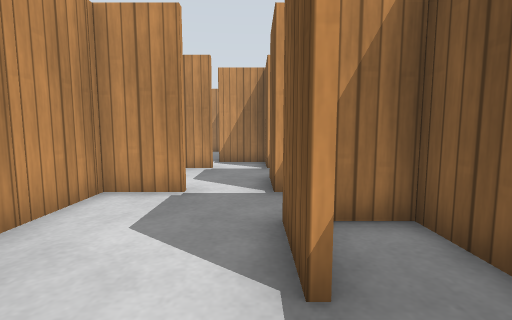
[1] (above)

24 first-person views from a walk through a robot-simulator world made for Gazebo. The camera is 0.68 m above the floor, tilts 6° down and sees 85° across. The floor is counted in squares, 0.5 m on a side. Each view is taken from the middle of a square. On the plan, view 1 faces up. The plan holds only what a view shows up to about 13 squares ahead; the rest is blank. Gazebo's built-in surfaces are drawn with simple patterns.

[2]
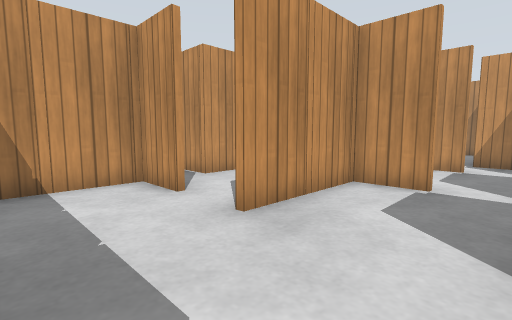

[3]
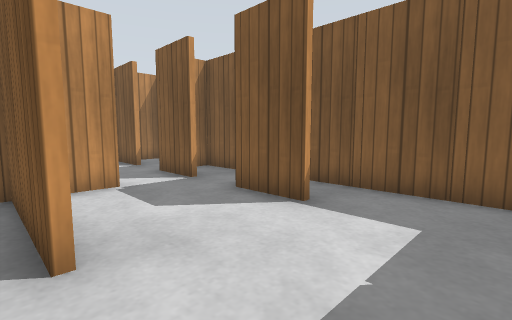

[4]
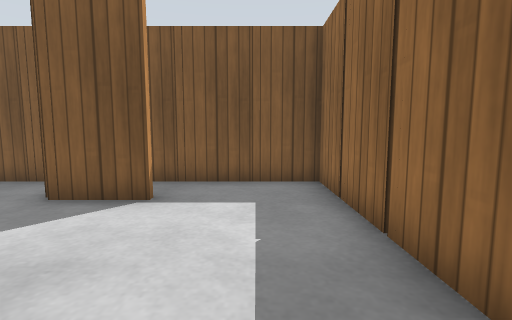

[5]
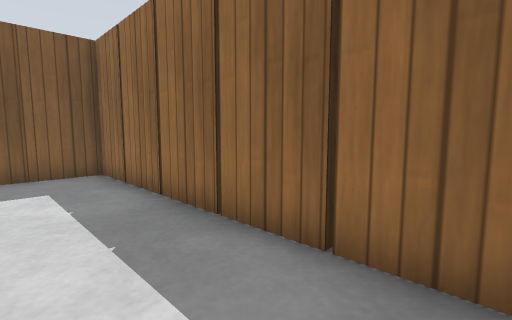

[6]
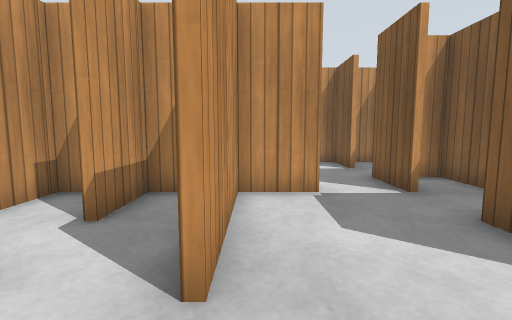

[7]
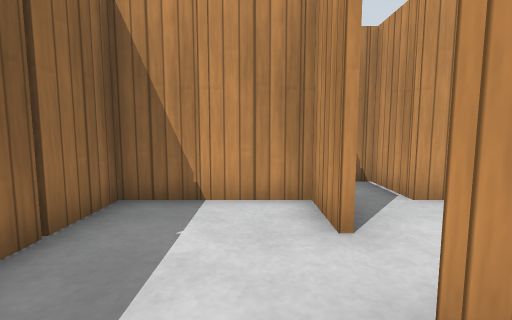

[8]
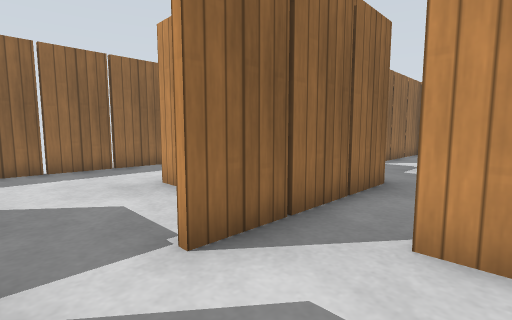

[9]
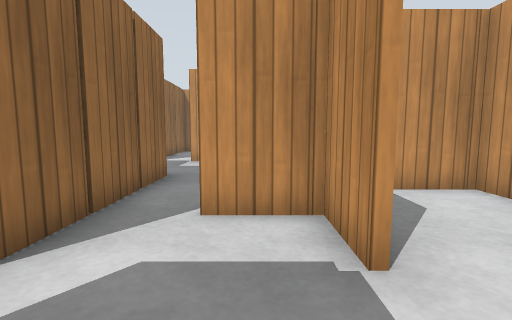

[10]
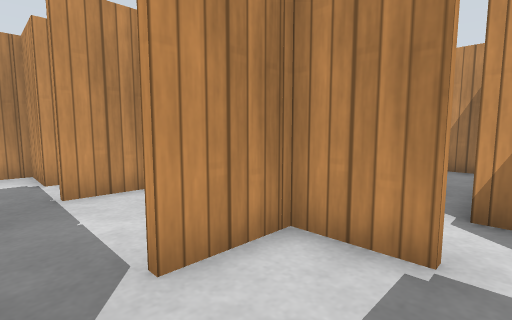

[11]
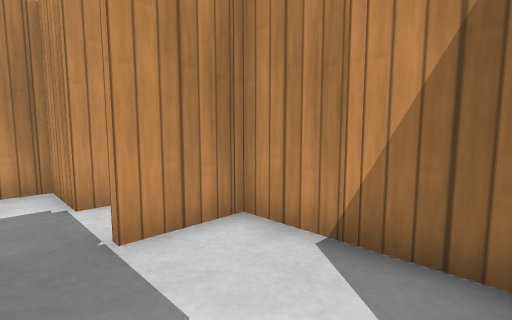

[12]
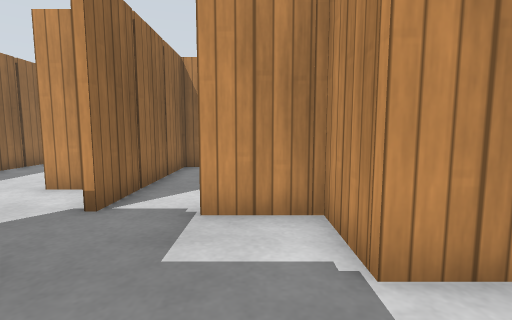

[13]
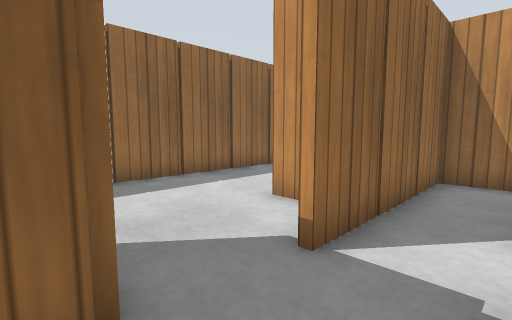

[14]
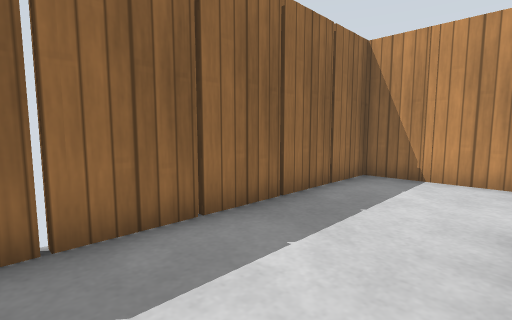

[15]
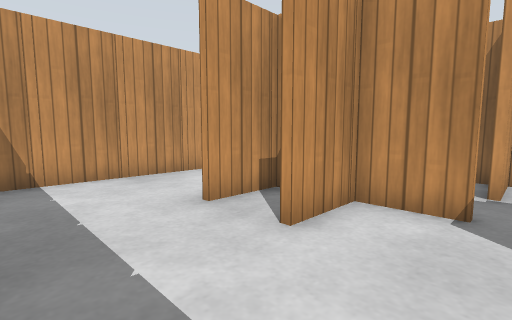

[16]
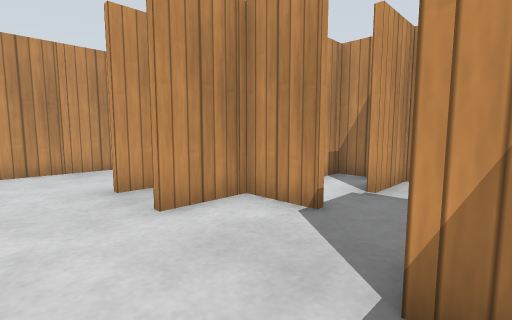

[17]
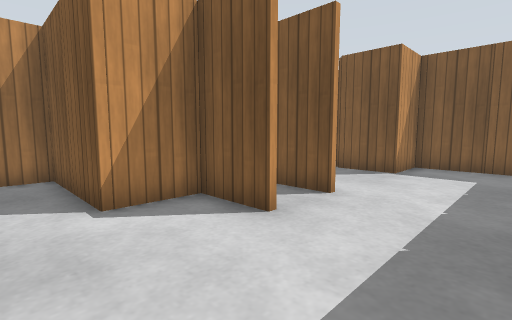

[18]
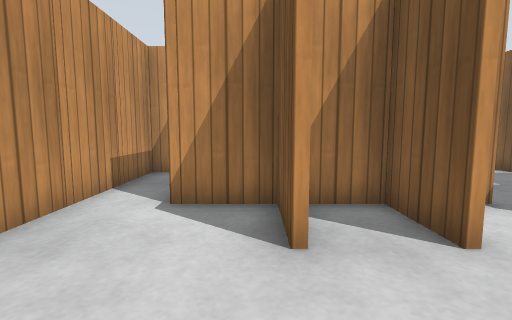

[19]
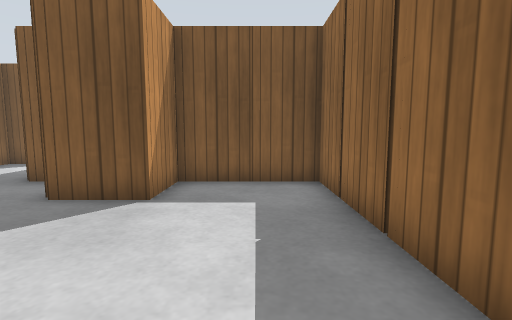

[20]
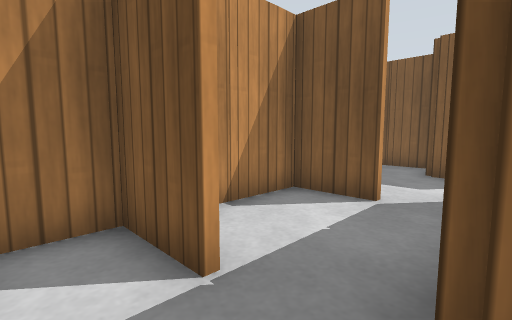

[21]
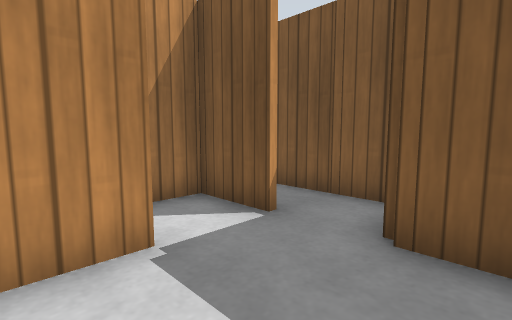

[22]
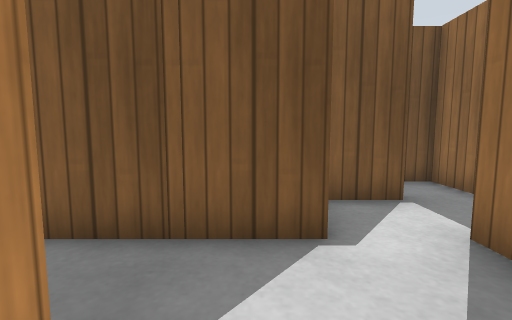

[23]
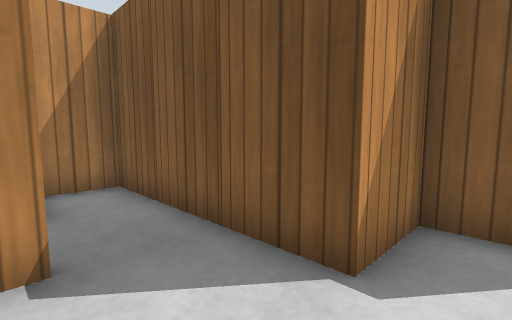

[24]
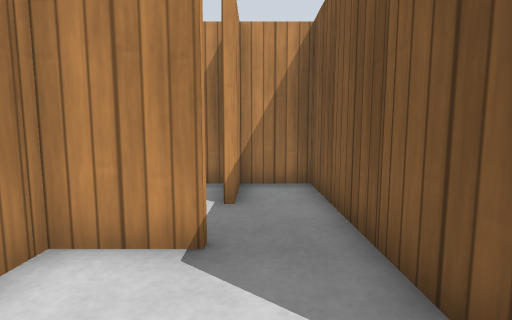

### Floor plan
Points are (right, up) in squares from view 1. A wall is a line through its corners. A room is listed if a view was taken in it or the views show most of it. See-through windows are left out.
Room 1 (views 1, 2, 3, 4, 5, 6, 7, 8, 9, 10, 11, 21)
walls: (-3.4, 3.5) (-3.4, 2); (-3.4, 5.5) (-3.4, 4.4); (-1.5, 6.1) (-2.6, 6.1); (-2.5, 6.3) (-1.5, 6.3); (-3.6, 2) (-3.6, 5.5); (0.4, 2) (0.4, 4); (0.4, 6) (0.4, 8); (-5.4, 5.5) (-5.4, 4); (-5.5, 2.1) (-6.5, 2.1); (-3.6, 8) (-3.6, 9.5); (2.4, 6.4) (2.4, 8.1) (1.8, 8.1); (1.4, 8.3) (2.4, 8.3) (2.4, 11.8); (-7.4, 5.5) (-7.4, 4.1) (-8.6, 4.1); (-7.4, 1.5) (-7.4, 0.4); (-1.5, 10.1) (-2.6, 10.1); (0.4, 10) (0.4, 11.6); (-4.4, 10.1) (-6.5, 10.1); (-7.4, -0.4) (-7.4, -1.8); (-7.5, -1.7) (2.4, -1.7) (2.4, 4.1) (1.4, 4.1); (-0.4, 12.1) (-1.6, 12.1); (2.1, 12.1) (1.4, 12.1)
ways out: opening at (-7, 7.5) to room 2; opening at (-1.5, 10.2) to room 2
objects: wooden post (-8, 2); wooden post (-7, 2); wooden post (-6, -2); wooden post (-6, 6); wooden post (-5, 6); wooden post (-4, -2); wooden post (-4, 4); wooden post (-4, 6); wooden post (-3, 6); wooden post (-2, -2); wooden post (0, -2); wooden post (1, 4); wooden post (1, 8); wooden post (3, 0); wooden post (3, 2); wooden post (3, 6); wooden post (3, 10)
Room 2 (views 12, 13, 14, 15, 16, 17, 18, 19, 20, 22, 23, 24)
walls: (-9.4, 9.4) (-9.4, 8.1) (-10.5, 8.1); (-7.4, 9.5) (-7.4, 8); (-11.4, 7.5) (-11.4, 6); (-7.6, 8) (-7.6, 9.5); (-5.4, 13.5) (-5.4, 12.4); (-7.6, 5.2) (-7.6, 6); (-3.5, 14.1) (-4.5, 14.1); (-12.5, 4.3) (-11.5, 4.3); (-11.5, 4.1) (-12.5, 4.1); (-3.4, 9.5) (-3.4, 8); (-8.6, 4.1) (-9.5, 4.1); (-13.4, 3.5) (-13.4, 2); (-2.2, 10.3) (-1.5, 10.3); (-17.4, 5.6) (-17.4, 4.3) (-16.4, 4.3); (-3.4, 17.5) (-3.4, 16); (-1.6, 12.1) (-1.6, 17.5); (-19.4, 7.5) (-19.4, 6.4); (-16.4, 4.1) (-17.6, 4.1) (-17.6, 7.5); (-15.4, 3.5) (-15.4, 2); (-8.5, 2.1) (-9.6, 2.1) (-9.6, 4); (-13.6, 2) (-13.6, 3.5); (-19.4, 5.5) (-19.4, 4.4); (-15.6, 2) (-15.6, 3.5); (-19.4, 3.5) (-19.4, 2.4); (-19.4, 1.6) (-19.4, 0.4); (-7.6, -1.8) (-7.6, 1.5); (-19.4, -0.4) (-19.4, -1.7) (-7.5, -1.7)
ways out: opening at (-7, 7.5) to room 1; opening at (-1.5, 10.2) to room 1
objects: wooden post (-20, 0); wooden post (-20, 2); wooden post (-20, 4); wooden post (-20, 6); wooden post (-20, 8) to (-19, 8); wooden post (-18, -2); wooden post (-18, 6); wooden post (-18, 8); wooden post (-17, 8); wooden post (-16, -2); wooden post (-16, 4); wooden post (-15, 4); wooden post (-14, -2); wooden post (-14, 4); wooden post (-14, 8) to (-13, 8); wooden post (-13, 4); wooden post (-12, -2); wooden post (-11, 8); wooden post (-10, -2); wooden post (-9, 4); wooden post (-8, 0); wooden post (-8, 10); wooden post (-7, 6); wooden post (-7, 10); wooden post (-5, 14); wooden post (-4, 10); wooden post (-3, 10); other object (-3, 18); wooden post (-2, 14); wooden post (-2, 16); wooden post (-2, 18); wooden post (-1, 18); wooden post (0, 12); wooden post (1, 12)

Positions as (right, up) in squares from view 1, and headings:
1: (0, 0), facing up
2: (0, -1), facing up-left
3: (-4, -1), facing up-right
4: (-5, 0), facing right
5: (-7, 1), facing down-right
6: (-3, 0), facing up
7: (-2, 1), facing left
8: (0, 9), facing down-left
9: (1, 9), facing left
10: (-1, 7), facing up-left
11: (-4, 7), facing up-left
12: (-7, 7), facing left
13: (-9, 6), facing down-left
14: (-11, 2), facing down-left
15: (-11, -1), facing up-left
16: (-9, 0), facing up-left
17: (-19, -1), facing up-right
18: (-16, -1), facing up
19: (-15, 0), facing right
20: (-9, 6), facing up-right
21: (-3, 7), facing up-right
22: (-5, 13), facing right
23: (-4, 11), facing up-right
24: (-3, 11), facing up
